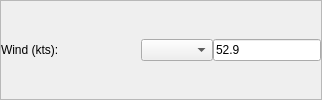
                       <widget class="QFrame" name="frame_WindIA3">
                        <property name="sizePolicy">
                         <sizepolicy hsizetype="Minimum" vsizetype="Preferred">
                          <horstretch>0</horstretch>
                          <verstretch>0</verstretch>
                         </sizepolicy>
                        </property>
                        <property name="frameShape">
                         <enum>QFrame::StyledPanel</enum>
                        </property>
                        <property name="frameShadow">
                         <enum>QFrame::Raised</enum>
                        </property>
                        <layout class="QHBoxLayout" name="horizontalLayout_42">
                         <property name="spacing">
                          <number>0</number>
                         </property>
                         <property name="margin">
                          <number>0</number>
                         </property>
                         <item>
                          <widget class="QLabel" name="label_30">
                           <property name="minimumSize">
                            <size>
                             <width>140</width>
                             <height>0</height>
                            </size>
                           </property>
                           <property name="maximumSize">
                            <size>
                             <width>100</width>
                             <height>16777215</height>
                            </size>
                           </property>
                           <property name="font">
                            <font>
                             <family>Arial</family>
                             <weight>50</weight>
                             <bold>false</bold>
                            </font>
                           </property>
                           <property name="text">
                            <string>Wind (kts):</string>
                           </property>
                          </widget>
                         </item>
                         <item>
                          <widget class="QComboBox" name="cmbWindIA3">
                           <property name="sizePolicy">
                            <sizepolicy hsizetype="Minimum" vsizetype="Fixed">
                             <horstretch>0</horstretch>
                             <verstretch>0</verstretch>
                            </sizepolicy>
                           </property>
                           <property name="minimumSize">
                            <size>
                             <width>60</width>
                             <height>0</height>
                            </size>
                           </property>
                           <property name="font">
                            <font>
                             <family>Arial</family>
                             <weight>50</weight>
                             <bold>false</bold>
                            </font>
                           </property>
                          </widget>
                         </item>
                         <item>
                          <widget class="QLineEdit" name="txtWindIA3">
                           <property name="sizePolicy">
                            <sizepolicy hsizetype="MinimumExpanding" vsizetype="Fixed">
                             <horstretch>0</horstretch>
                             <verstretch>0</verstretch>
                            </sizepolicy>
                           </property>
                           <property name="minimumSize">
                            <size>
                             <width>70</width>
                             <height>0</height>
                            </size>
                           </property>
                           <property name="maximumSize">
                            <size>
                             <width>16777215</width>
                             <height>16777215</height>
                            </size>
                           </property>
                           <property name="font">
                            <font>
                             <family>Arial</family>
                             <weight>50</weight>
                             <bold>false</bold>
                            </font>
                           </property>
                           <property name="text">
                            <string>52.9</string>
                           </property>
                          </widget>
                         </item>
                        </layout>
                       </widget>
